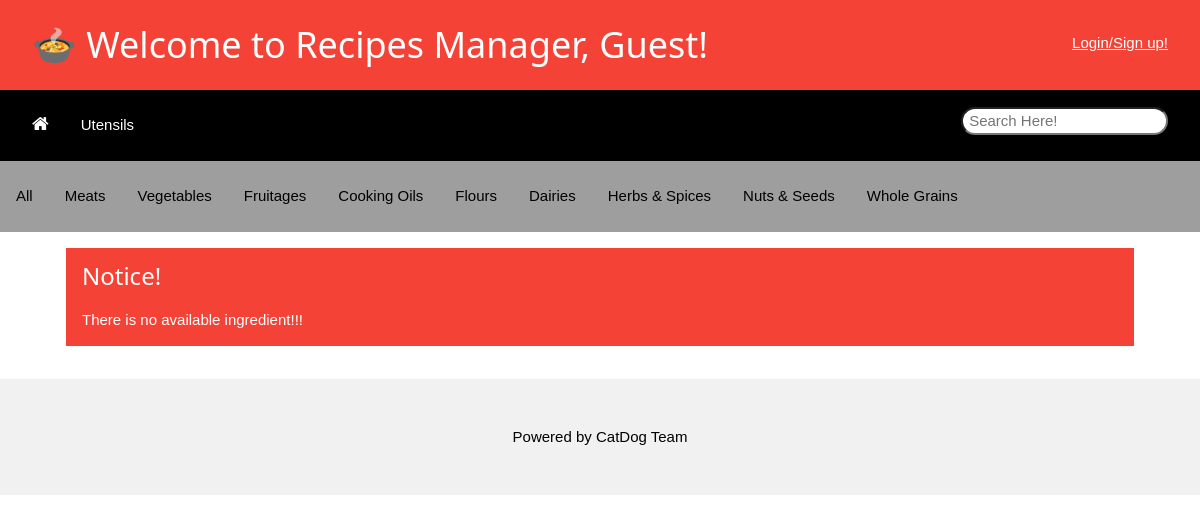
Page /ingredient/ on the earlier database version.
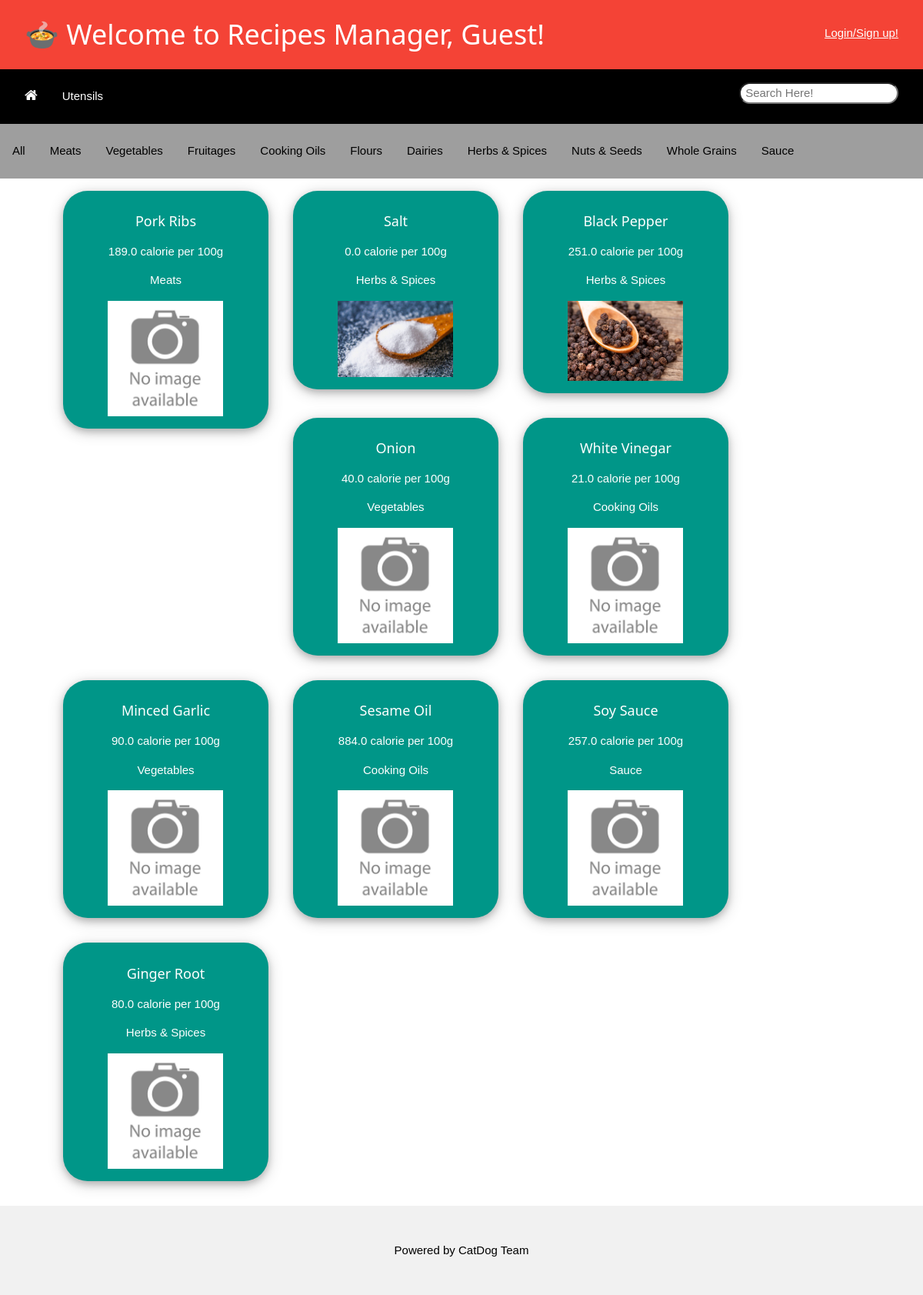
Same page on the later database version.
### recipeManager/models.py (models this page shows)
class IngredientCategory(models.Model):
    ingredientCategoryID = models.AutoField(primary_key=True)
    ingredientCategoryName = models.CharField(max_length=50, unique=True)

class Ingredient(models.Model):
    ingredientID = models.AutoField(primary_key=True)
    ingredientName = models.CharField(max_length=50, unique=True)
    baseCalorie = models.FloatField()
    ingredientCategory = models.ForeignKey('IngredientCategory', on_delete=models.CASCADE)
    ingredientImg = models.ImageField(upload_to ='ingredient/', blank=True, null=True, default='default/noImage.jpeg')

### recipeManager/views.py (the view, shortened to what this page needs)
# urls.py: path('ingredient/', views.ingredient, name='ingredient'),
def ingredient(request):
    message = "There is no available ingredient!!!"
    allIngredientCategory = IngredientCategory.objects.all()
    allIngredient = Ingredient.objects.all()
    user_fname = ', Guest'
    login_stat = True
    if request.user.is_authenticated:
        user_fname = ', ' + request.user.get_short_name()
        login_stat = False
    submittedValue = request.POST
    template = loader.get_template('recipeManager/ingredient.html')
    context = {
        'loginStat' : login_stat,
        'name' : user_fname,
        'allIngredientCategory' : allIngredientCategory,
        'allIngredient' : allIngredient,
        'message' : message,
    }
    return HttpResponse(template.render(context, request))

### recipeManager/templates/recipeManager/ingredient.html (shortened to what this page needs)
<!DOCTYPE html>
<html>
    <head>
        <link rel="stylesheet" href="/static/recipeManager/css/w3.css">
        <link rel="stylesheet" href="https://cdnjs.cloudflare.com/ajax/libs/font-awesome/4.7.0/css/font-awesome.min.css">
    </head>
    <body>
        <header class="w3-container w3-bar w3-red">
            <h1 class="w3-bar-item">&#127858 Welcome to Recipes Manager{{name}}!</h1>
            {% if loginStat %}
                <div >
                    <a href="/login/" class="w3-bar-item w3-block w3-mobile w3-padding-32 w3-right">Login/Sign up!</a>
                </div>
            {% else %}
            <a href={% url 'logout' %} class="w3-bar-item w3-block w3-mobile w3-padding-32 w3-right">Logout!</a><a href="/profile/" class="w3-bar-item w3-block w3-mobile w3-padding-32 w3-right">Profile Setting</a>
            {% endif%}
        </header>
        <div class="w3-bar w3-black">
            <div class="w3-panel w3-left">
                <a href="/" class="w3-bar-item w3-button"><i class="w3-large fa fa-home"></i></a>
                <a href="/utensil/" class="w3-bar-item w3-button">Utensils</a>
            </div>
            <div class="w3-container w3-right">
                <form class="w3-panel" method="post">
                    <input class="w3-round-xlarge" type="search" id="searchFor" name="searchFor" placeholder=" Search Here!">
                </form>
            </div>
        </div>
        <div class="w3-bar w3-grey w3-padding-16">
            <form method="post">
                <input class="w3-bar-item w3-button" type="submit" name="categorySubmit" value="All">
                {% if allIngredientCategory %}
                    {% for category in allIngredientCategory %}
                            <input class="w3-bar-item w3-button" type="submit" name="categorySubmit" value="{{ category.ingredientCategoryName }}">
                    {% endfor %}
                {% endif %}
            </form>
        </div>
        <div class="w3-content" style="max-width:1100px">
            <div class="w3-container">
                {% if allIngredient %}
                    {% for item in allIngredient %}
                        <div class="w3-mobile w3-quarter w3-card-4 w3-round-xxlarge w3-teal w3-margin w3-padding-16">
                            <div class="w3-center">
                                <div class="w3-container">
                                    <h5>{{ item.ingredientName }}</h5>
                                    <p>{{ item.baseCalorie }} calorie per 100g</p>
                                    <p>{{ item.ingredientCategory.ingredientCategoryName }}</p>
                                    <img width="150px" src="/media/{{ item.ingredientImg }}" alt="{{ item.ingredientName }}">
                                </div>
                            </div>
                        </div>
                    {% endfor %}
                {% else %}
                    {% if message %}
                        <div class="w3-panel w3-red">
                            <h3>Notice!</h3>
                            <p>{{ message }}</p>
                        </div>
                    {% endif %}
                {% endif %}
            </div>
        </div>
        <footer class="w3-center w3-light-grey w3-padding-32 w3-margin-top">
            <p>Powered by CatDog Team</p>
        </footer>
    </body>
</html>

### recipeManager/static/recipeManager/css/w3.css (style rules this page uses)
*,*:before,*:after { box-sizing:inherit }
html { -ms-text-size-adjust:100%;-webkit-text-size-adjust:100% }
body { margin:0 }
article,aside,details,figcaption,figure,footer,header,main,menu,nav,section { display:block }
a { background-color:transparent }
img { border-style:none }
button,input,select,textarea,optgroup { font:inherit;margin:0 }
button,input { overflow:visible }
button,[type=button],[type=reset],[type=submit] { -webkit-appearance:button }
[type=search] { -webkit-appearance:textfield;outline-offset:-2px }
html,body { font-family:Verdana,sans-serif;font-size:15px;line-height:1.5 }
html { overflow-x:hidden }
h1 { font-size:36px }
h5 { font-size:18px }
h1,h2,h3,h4,h5,h6 { font-family:"Segoe UI",Arial,sans-serif;font-weight:400;margin:10px 0 }
img { vertical-align:middle }
a { color:inherit }
.w3-btn,.w3-button { border:none;display:inline-block;padding:8px 16px;vertical-align:middle;overflow:hidden;text-decoration:none;color:inherit;background-color:inherit;text-align:center;cursor:pointer;white-space:nowrap }
.w3-btn,.w3-button { -webkit-touch-callout:none;-webkit-user-select:none;-khtml-user-select:none;-moz-user-select:none;-ms-user-select:none;user-select:none }
.w3-bar { width:100%;overflow:hidden }
.w3-bar .w3-bar-item { padding:8px 16px;float:left;width:auto;border:none;display:block;outline:0 }
.w3-bar .w3-button { white-space:normal }
.w3-block { display:block;width:100% }
.w3-container:after,.w3-container:before,.w3-panel:after,.w3-panel:before,.w3-row:after,.w3-row:before,.w3-row-padding:after,.w3-row-padding:before, .w3-cell-row:before,.w3-cell-row:after,.w3-clear:after,.w3-clear:before,.w3-bar:before,.w3-bar:after { content:"";display:table;clear:both }
.w3-col,.w3-half,.w3-third,.w3-twothird,.w3-threequarter,.w3-quarter { float:left;width:100% }
@media (min-width:601px) { .w3-col.m3,.w3-quarter { width:24.99999% } }
.w3-content,.w3-auto { margin-left:auto;margin-right:auto }
.w3-content { max-width:980px }
.w3-round-xlarge { border-radius:16px }
.w3-round-xxlarge { border-radius:32px }
.w3-container,.w3-panel { padding:0.01em 16px }
.w3-panel { margin-top:16px;margin-bottom:16px }
.w3-card-4,.w3-hover-shadow:hover { box-shadow:0 4px 10px 0 rgba(0,0,0,0.2),0 4px 20px 0 rgba(0,0,0,0.19) }
.w3-large { font-size:18px!important }
.w3-center { text-align:center!important }
.w3-margin { margin:16px!important }
.w3-margin-top { margin-top:16px!important }
.w3-padding-16 { padding-top:16px!important;padding-bottom:16px!important }
.w3-padding-32 { padding-top:32px!important;padding-bottom:32px!important }
.w3-left { float:left!important }
.w3-right { float:right!important }
.w3-red,.w3-hover-red:hover { color:#fff!important;background-color:#f44336!important }
.w3-teal,.w3-hover-teal:hover { color:#fff!important;background-color:#009688!important }
.w3-black,.w3-hover-black:hover { color:#fff!important;background-color:#000!important }
.w3-grey,.w3-hover-grey:hover,.w3-gray,.w3-hover-gray:hover { color:#000!important;background-color:#9e9e9e!important }
.w3-light-grey,.w3-hover-light-grey:hover,.w3-light-gray,.w3-hover-light-gray:hover { color:#000!important;background-color:#f1f1f1!important }

Differences in the rows shown:
added IngredientCategory: categorySubmit "Sauce"
added Ingredient: ingredientName "Pork Ribs", baseCalorie "189.0", ingredientCategory.ingredientCategoryName "Meats", ingredientImg (placeholder picture)
added Ingredient: ingredientName "Salt", baseCalorie "0.0", ingredientCategory.ingredientCategoryName "Herbs & Spices", ingredientImg (picture)
added Ingredient: ingredientName "Black Pepper", baseCalorie "251.0", ingredientCategory.ingredientCategoryName "Herbs & Spices", ingredientImg (picture)
added Ingredient: ingredientName "Onion", baseCalorie "40.0", ingredientCategory.ingredientCategoryName "Vegetables", ingredientImg (placeholder picture)
added Ingredient: ingredientName "White Vinegar", baseCalorie "21.0", ingredientCategory.ingredientCategoryName "Cooking Oils", ingredientImg (placeholder picture)
added Ingredient: ingredientName "Minced Garlic", baseCalorie "90.0", ingredientCategory.ingredientCategoryName "Vegetables", ingredientImg (placeholder picture)
added Ingredient: ingredientName "Sesame Oil", baseCalorie "884.0", ingredientCategory.ingredientCategoryName "Cooking Oils", ingredientImg (placeholder picture)
added Ingredient: ingredientName "Soy Sauce", baseCalorie "257.0", ingredientCategory.ingredientCategoryName "Sauce", ingredientImg (placeholder picture)
added Ingredient: ingredientName "Ginger Root", baseCalorie "80.0", ingredientCategory.ingredientCategoryName "Herbs & Spices", ingredientImg (placeholder picture)
Other differences:
{{ message }}: "There is no available ingredient!!!" → (not shown)
text no longer shown: "Notice!"
